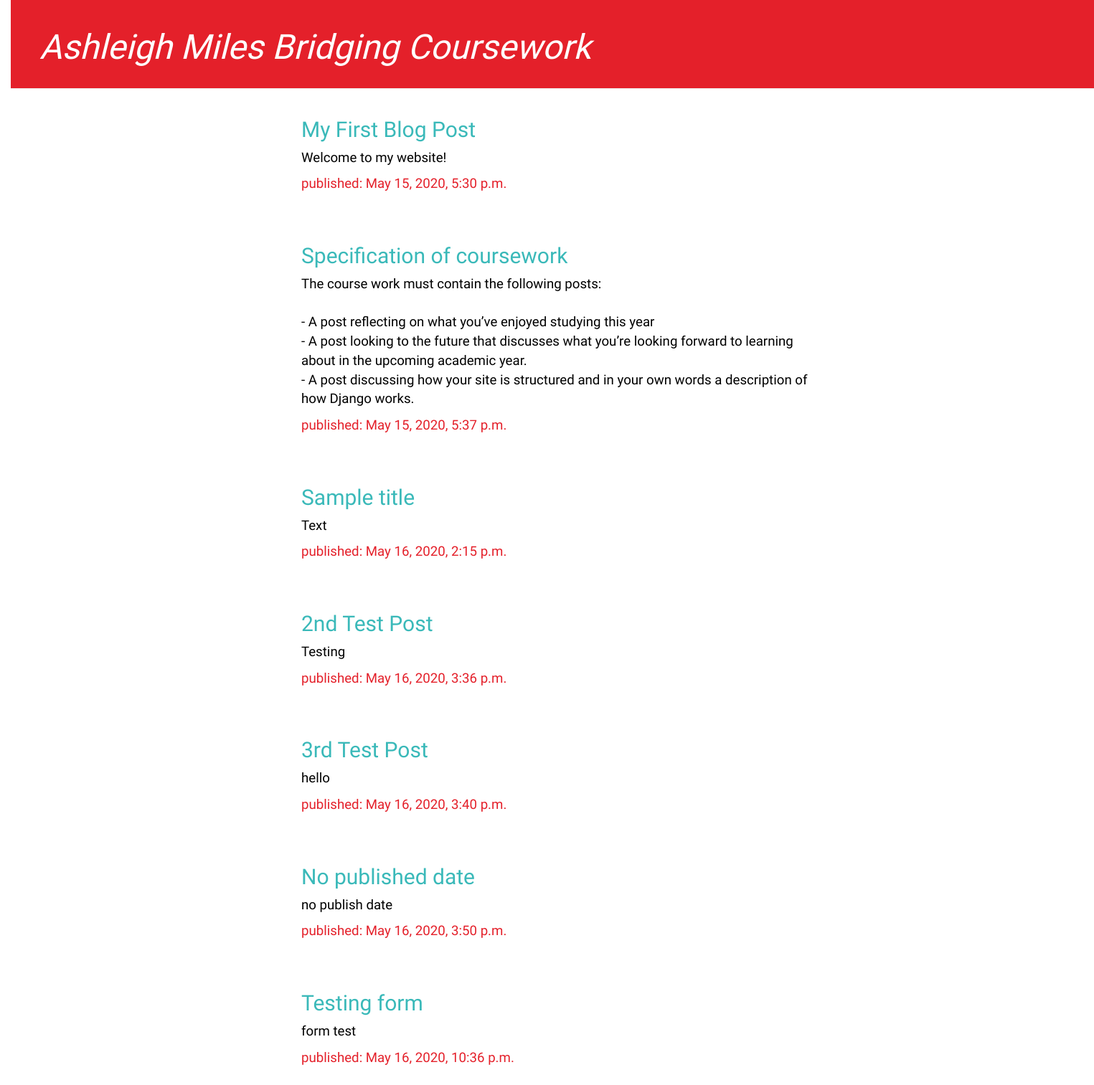
The app's page /, older data.
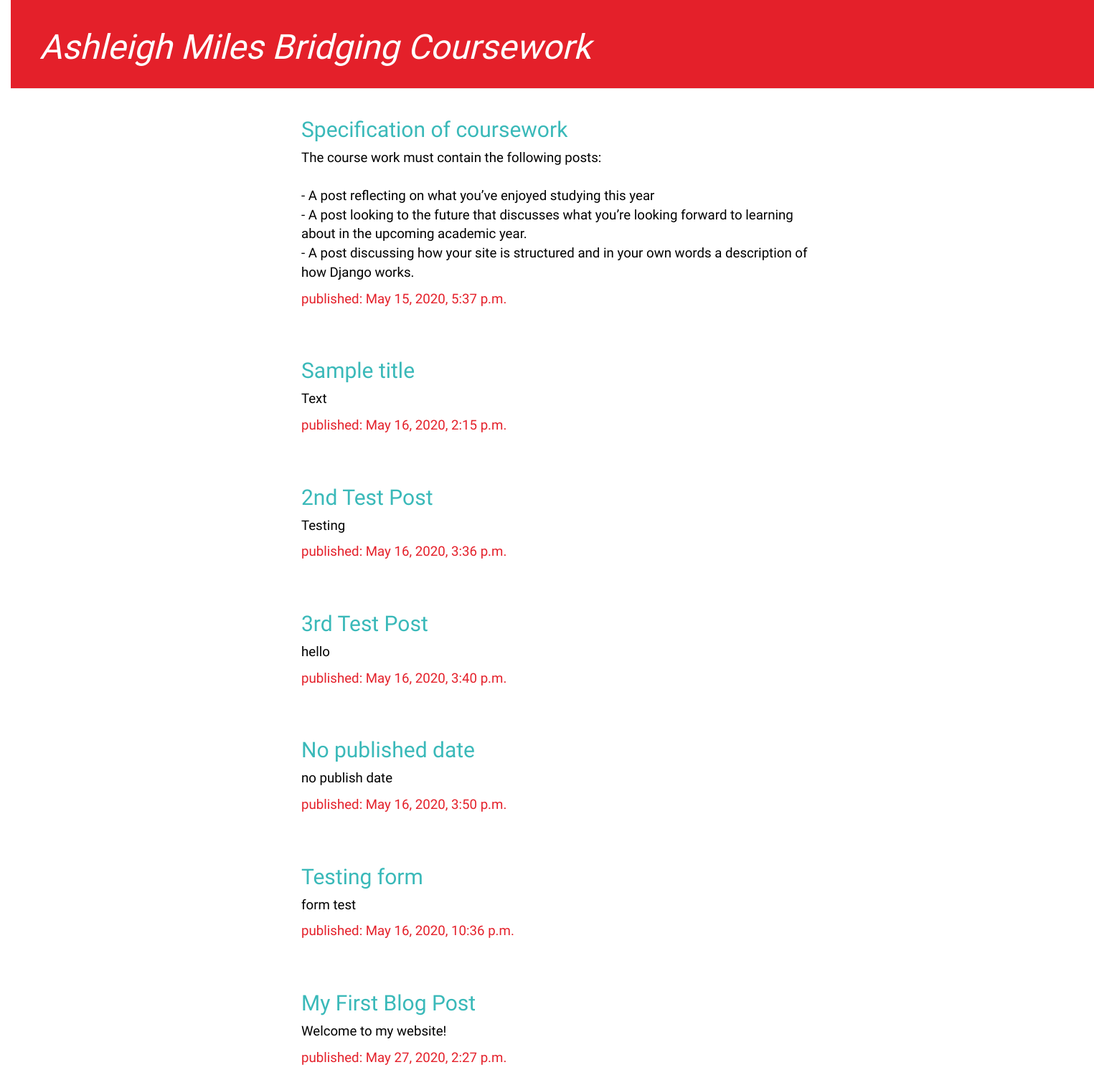
The same page, newer data.
### blog/models.py (models this page shows, shortened)
class Post(models.Model):
    author = models.ForeignKey(settings.AUTH_USER_MODEL, on_delete=models.CASCADE)
    title = models.CharField(max_length=200)
    text = models.TextField()
    created_date = models.DateTimeField(default=timezone.now)
    published_date = models.DateTimeField(blank=True, null=True)

### blog/views.py (the view)
# urls.py: path('', views.post_list, name='post_list'),
def post_list(request):
    posts = Post.objects.filter(published_date__lte=timezone.now()).order_by('published_date')
    return render(request, 'blog/post_list.html', {'posts':posts})

### blog/templates/blog/post_list.html
{% extends 'blog/base.html' %}
{% block content%}
    {% for post in posts %}
        <div class = post>
            <h2><a href="{% url 'post_detail' pk=post.pk %}">{{post.title}}</a></h2>
            <p>{{post.text|linebreaksbr}}</p>
            {% if post.published_date %}
                <div class ="date">
                    <p>published: {{ post.published_date}}</p>
                </div>
            {% endif %}
        </div>
    {% endfor %}
{% endblock %}

### blog/templates/blog/base.html (shortened to what this page needs)
{%load static%}
<html>
    <head>
        <link rel="stylesheet" href="//maxcdn.bootstrapcdn.com/bootstrap/3.2.0/css/bootstrap.min.css">
        <link rel="stylesheet" href="//maxcdn.bootstrapcdn.com/bootstrap/3.2.0/css/bootstrap-theme.min.css">
        <link rel="stylesheet" href="{% static 'css/blog.css' %}">
    </head>
    <body>
        <div class=page-header>
            <h1><em><a href="/">Ashleigh Miles Bridging Coursework</a></em> </h1>
        </div>
        <div class="content container">
            <div class="row">
                <div class = "col-md-8">
                {% block content %}
                {% endblock %}
                </div>
            </div>
        </div>
    </body>
</html>

### blog/static/css/blog.css (style rules this page uses)
body { padding-left: 15px; }
.page-header { background-color: #e4202a; margin-top: 0; padding: 20px 20px 20px 40px; }
.page-header h1, .page-header h1 a, .page-header h1 a:visited, .page-header h1 a:active { color: #ffffff; font-size: 36pt; text-decoration: none; }
.content { text-align: left; width: 1500px; padding-left: 400px; margin: 0 auto; }
h1, h2, h3, h4 { font-family:'Orbitron', sans-serif; }
.post { margin-bottom: 70px; }
.post h2 a, .post h2 a:visited, .post h2 { color: #3ab9b9; }
.post p { font-family: 'Raleway', sans-serif; font-size: 14pt; color:#000000; }
.date p { color: #e4202a; }

Row changes from the older to the newer data that the page shows:
changed Post "My First Blog Post": published_date "May 15, 2020, 5:30 p.m." → "May 27, 2020, 2:27 p.m."; moves down the list
